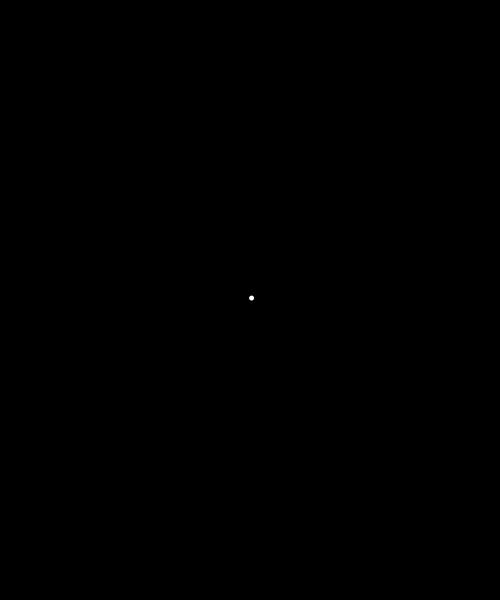
Frame 1 (no input)
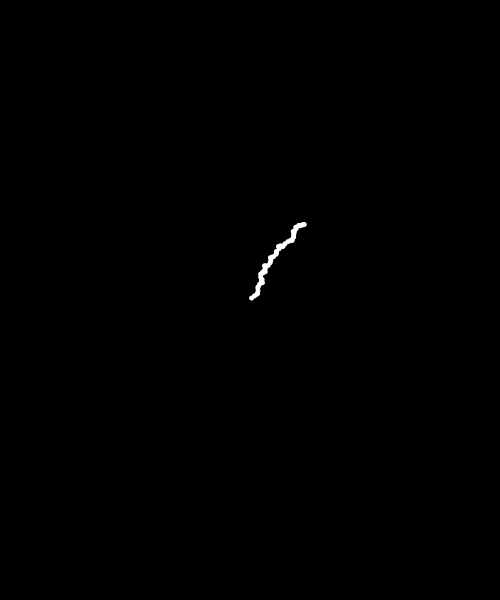
Frame 60 (the mouse pressed at the canvas centre just before this capture)
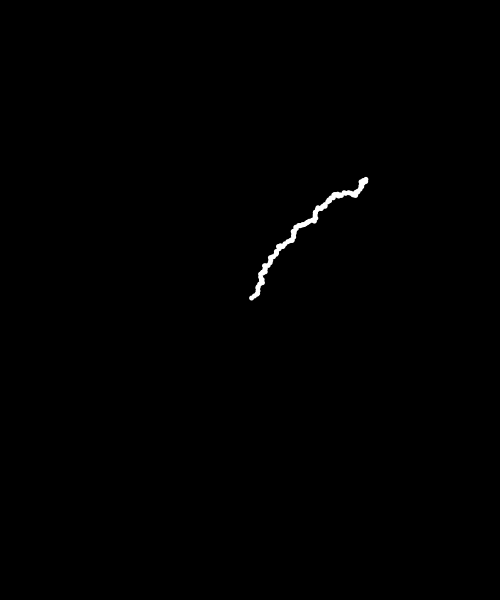
Frame 120 (the mouse held since frame 60 and released just before this capture)

The Processing sketch that drew these frames (run headless with seeded random() and noise(); from frame 60 on, the mouse is pressed at the canvas centre):

// Processing sketch: test3
// ── test3.pde
float x, y;
float xSpeed, ySpeed;

void setup() {
  size(500, 600);
  background(0);
  noStroke();

  x = width/2;
  y = height/2;
  //xSpeed = 0;
  //ySpeed = 0;
}

void draw() {
  xSpeed = random(-1, 3);
  ySpeed = random(-3, 1);

  x += xSpeed;
  y += ySpeed;

  if (x>width || x<0) {
    xSpeed = -xSpeed;
  }
  if (y>height || y<0) {
    ySpeed = -ySpeed;
  }

  fill(255);
  ellipse(x, y, 5, 5);
}
